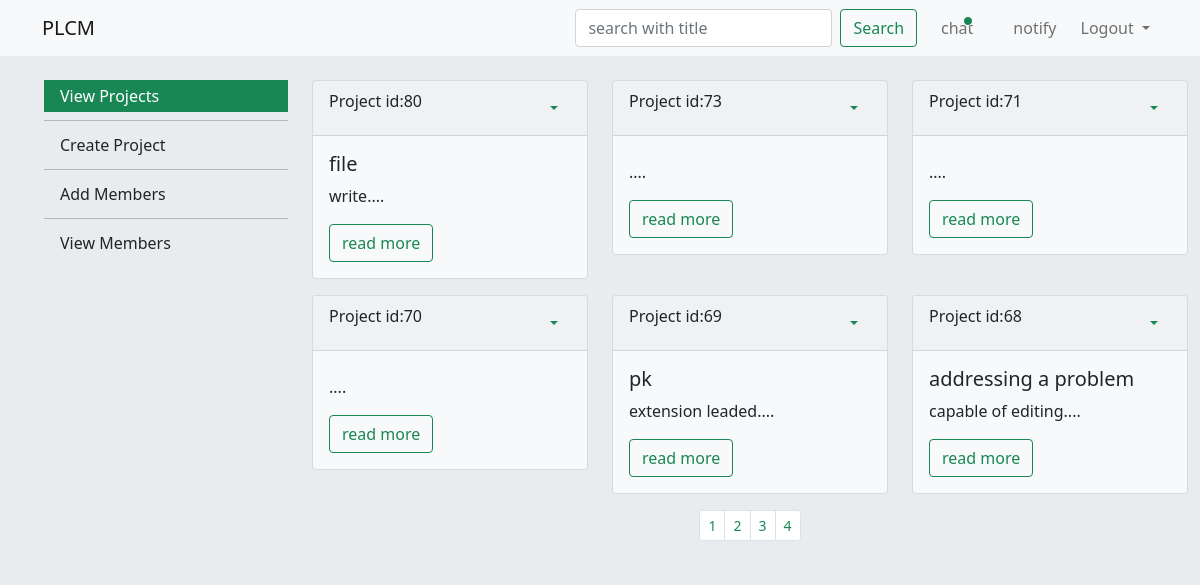
The app's page /admin/index.php (signed in), older data.
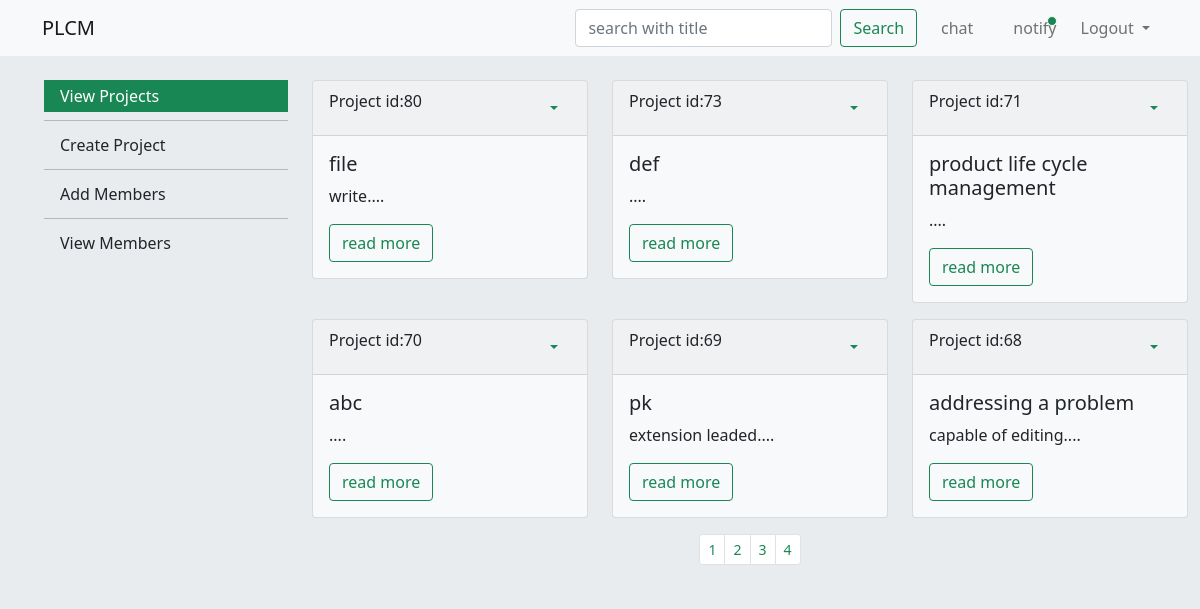
The same page, newer data.
### tables this page shows
CREATE TABLE `projects` (
  `p_id` int(11) NOT NULL,
  `p_title` text NOT NULL,
  `p_category` text NOT NULL,
  `p_problem` text NOT NULL,
  `p_description` text NOT NULL,
  `file_path` text NOT NULL,
  `a_id` int(11) NOT NULL
);

### admin/index.php (the view, shortened to what this page needs)
<?php
include("connection/connection.php");
$query="select * from projects where a_id=".$_SESSION['id']." order by p_id desc limit 6 ";
$result=mysqli_query($conn,$query);
$query="select * from projects where a_id=".$_SESSION['id']." order by p_id desc ";
$limit=mysqli_query($conn,$query);
$id=$_SESSION['id'];
$query="select * from chat where r_id=".$id." and status='unseen' order by msg_id desc limit 1";
$chat=mysqli_query($conn,$query);
$query="select n_id,c_id, p_title,notifications.p_id,notifications.date,status,name,notifications.description,notifications.u_category from notifications,projects where u_id=".$id."  and notifications.p_id=projects.p_id and notifications.u_category='admin' order by n_id desc";
$notify=mysqli_query($conn,$query);
$query="select * from notifications where u_id=".$id." and status='unseen' ";
$check=mysqli_query($conn,$query);
?>
<!doctype html>
<html lang="en">
  <head>
    <link href="https://cdn.jsdelivr.net/npm/bootstrap@5.1.3/dist/css/bootstrap.min.css" rel="stylesheet">
    <link rel='stylesheet' href='css/style.css'>
  </head>
  <body>
  <div class='container-fluid p-0 responsive'>
  <nav class="navbar navbar-expand-md navbar-light bg-light">
  <div class="container">
    <a class="navbar-brand" href="#">PLCM</a>
    <div class="collapse navbar-collapse" id="navbarSupportedContent">
      <div class="d-flex">
        <input class="form-control me-2" type="search" placeholder="search with title" id='inp_search' aria-label="Search">
        <button class="btn btn-outline-success btn_search" type="button">Search</button>
</div>
<div class=' d-flex align-items-center justify-md-content-start justify-content-around'>
      <div class='position-relative chat ms-2  d-inline-block d-md-block mt-md-0 mt-2 '>
        <a href='chat.php' class='nav-link top_color'>chat
      </a>
<span class="position-absolute admin_chat_notify_top  translate-middle p-1 bg-success border border-light rounded-circle dot_chat_notify <?php echo(mysqli_num_rows($chat)>0)?"d-block":"d-none"; ?>">
  </span>
</div>
<div class=" position-relative ms-2 top_color   mt-md-0 mt-2 nav-link "  data-bs-toggle="offcanvas" data-bs-target="#offcanvasRight" aria-controls="offcanvasRight">
  notify
  <span class="position-absolute  admin_notify_top translate-middle p-1 bg-success border border-light rounded-circle dot_notify <?php echo(mysqli_num_rows($check)>0)?"d-block":"d-none"; ?>">
  </span>
</div>
      <ul class='navbar-nav'>
      <li class="nav-item dropdown">
          <a class="nav-link dropdown-toggle" href="#" id="navbarDropdown" role="button" data-bs-toggle="dropdown" aria-expanded="false">
            Logout
          </a>
        </li>
</ul>
</div>
    </div>
  </div>
</nav>
    <div class="offcanvas offcanvas-end" tabindex="-1" id="offcanvasRight" aria-labelledby="offcanvasRightLabel" >
  <div class="offcanvas-body " >
  <?php if(mysqli_num_rows($notify)>0){
    while($row=mysqli_fetch_assoc($notify))
    { ?>
   </div>
  <?php  }
  } else{?>
       <div class='text-muted text-center'>no notification</div>
  <?php } ?>
  </div>
</div>
<section class='content bg'>
  <div class='row m-0 pt-md-4'>
  <div class='col-md-3 d-none d-md-block align-self-start'>
  <ul class='menu '>
  <li><a class="dropdown-item active" href="index.php">View Projects</a></li>
            <li><hr class="dropdown-divider"></li>
            <li><a class="dropdown-item" href="create_project.php">Create Project</a></li>
            <li><hr class="dropdown-divider"></li>
            <li><a class="dropdown-item" href="add_member.php">Add Members</a></li>
            <li><hr class="dropdown-divider"></li>
            <li><a class="dropdown-item" href="view_member.php">View Members</a></li>
</ul>
</div>
<div class='col-md-9 align-self-start'>
    <div class='row append'>
<?php if(mysqli_num_rows($result)>0){
  while($row=mysqli_fetch_assoc($result)){
  ?>
    <div class='col-md-4 mt-2 mt-md-0 align-self-start '>
    <div class="card text-dark bg-light mb-3" >
               <div class="card-header d-flex">Project id:<?php echo $row['p_id']; ?>
               <div class="dropdown ms-auto">
  <button class="btn btn-body dropdown-toggle btn_option" type="button" id="dropdownMenu2" data-bs-toggle="dropdown" aria-expanded="false">
  </button>
</div>
  </div>
          <div class="card-body">
          <h5 class="card-title"><?php echo$row['p_title']; ?></h5>
          <p class='text-body'>
  <?php
echo substr($row['p_problem'],0,200)."....";
    ?>
    </P>
    <a href='detail_project.php?p_id=<?php echo $row['p_id'];?>' class='btn btn-outline-success '>read more</a>
     </div>
        </div>
    </div>
<?php }
} ?>
<?php if(mysqli_num_rows($limit)>6){?>
  <div class='col-12 '>
  <nav aria-label="...">
  <ul class="pagination pagination-sm justify-content-center">
    <?php $pag=ceil(mysqli_num_rows($limit)/6);
    for($i=0; $i<$pag;$i++){?>
  <li class="page-item"><button class="page-link text-success limit"  data-limit=<?php echo $i?>><?php  $inc=$i; echo ++$inc;?></button></li>
   <?php } ?>
    </ul>
    </nav>
<?php }?>
</div>
</div>
</div>
</section>
</div>
</body>
</html>

Row changes from the older to the newer data that the page shows:
changed projects id 73: p_title (not shown) → "def"
changed projects id 71: p_title (not shown) → "product life cycle management"
changed projects id 70: p_title (not shown) → "abc"
